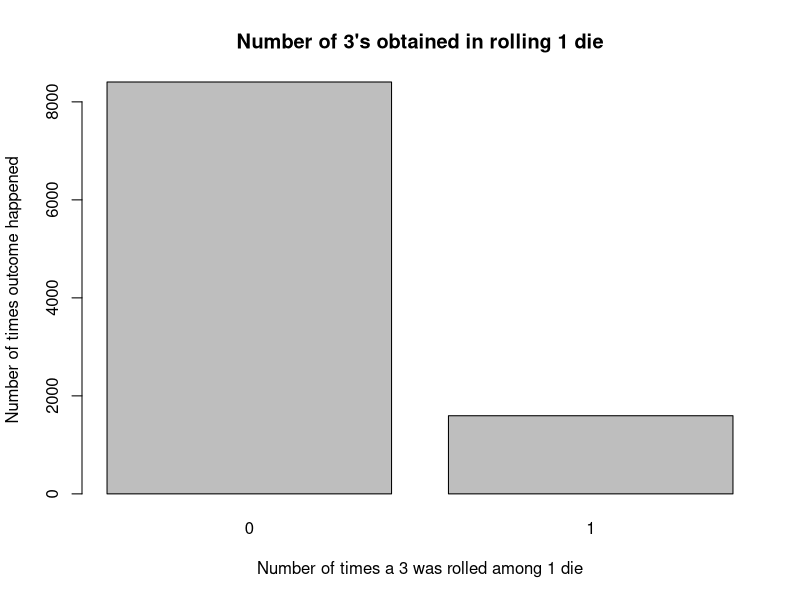
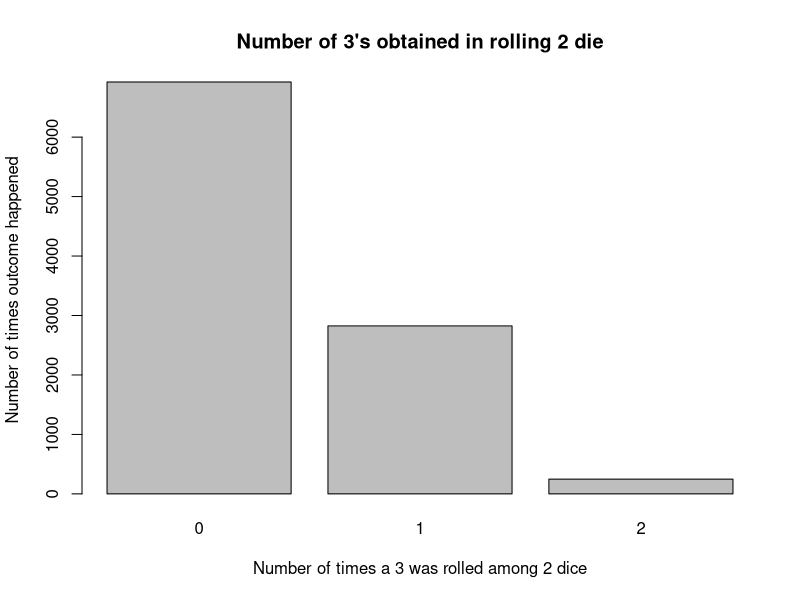
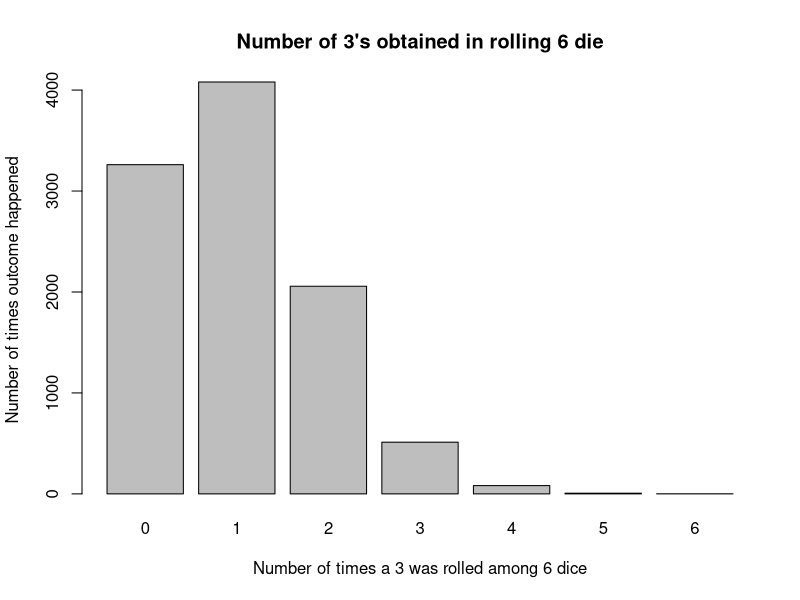
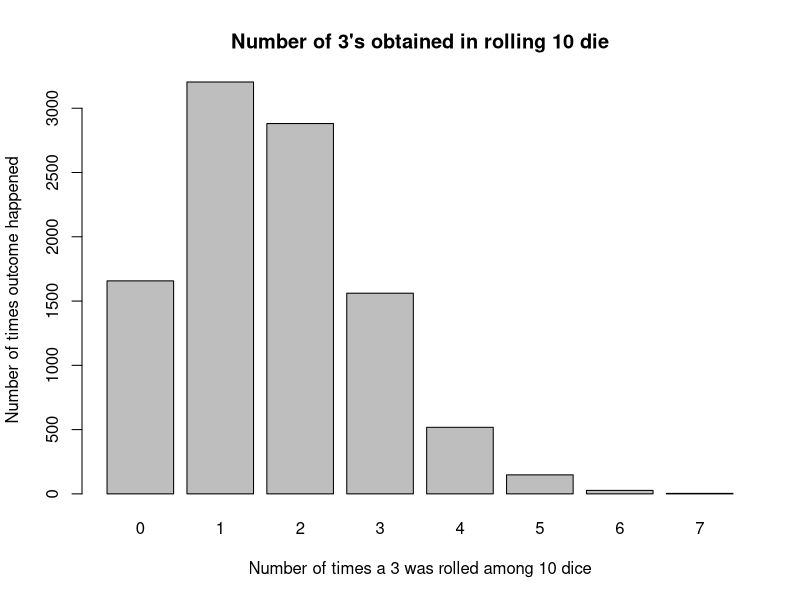
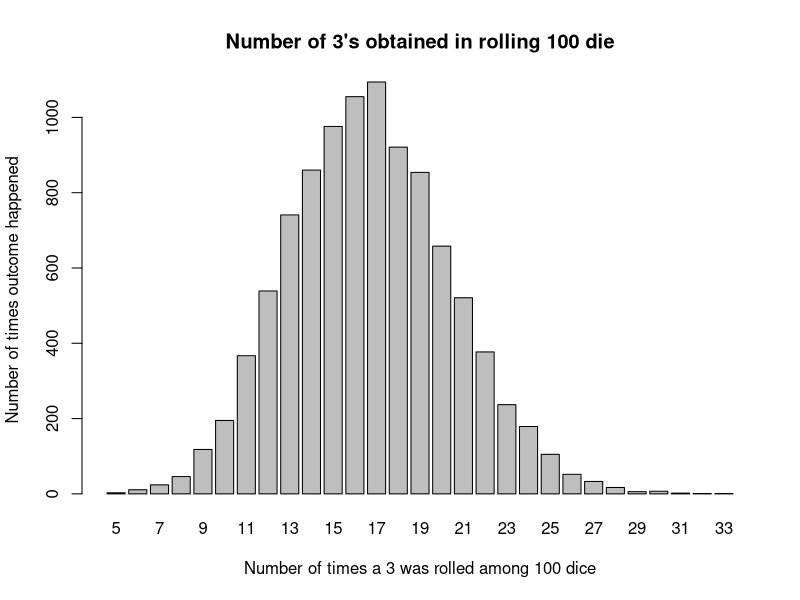

Source code (R) for these figures, in order:
# Description: This R script is a simple application which aims to demonstrate the law of large numbers with 
# the assumption that the sample API is inherintly random. 
# 
# Designer and Developer: Justin Cervantes
#
# Date: January 28, 2020

# RollSomeDice
# Description: Rolls m dice at a time, checks how many 3s came up, and adds that amount to a list
# called DiceRollTests. As n increases, we observe a shift from right skew to zero skewness.
# 
# n is the number of times the test is run
# m is the number of dice in each test
RollSomeDice=function(n,m)
{
  DiceRollTests<-c(1:n)
  for(i in 1:n)
  {
    # roll the dice m times (m rolls per test)
    # store the results in CurentTest, add it to a master list of tests
    CurrentTest = sample(1:6, m, repl=TRUE)
    DiceRollTests[i] = sum(CurrentTest == 3)
  }
  
  DiceRollTestsTable = table(DiceRollTests)
  # Use barplot if running this in RStudio
  # barplot(DiceRollTestsTable, xlab=paste("Number of times a 3 was rolled among", m, "die"), ylab="Number of times outcome happened", main=paste("Number of 3's obtained in rolling", m, "dice" ))
  return(DiceRollTestsTable)
}

print(paste("Your files are being saved to:", getwd()))

png("onedie.png", 550, 300)
barplot(RollSomeDice(10000, 1), xlab="Number of times a 3 was rolled among 1 die", ylab="Number of times outcome happened", main="Number of 3's obtained in rolling 1 die" )
dev.off()

png("twodice.png", 550, 300)
barplot(RollSomeDice(10000, 2), xlab="Number of times a 3 was rolled among 2 dice", ylab="Number of times outcome happened", main="Number of 3's obtained in rolling 2 die" )
dev.off()

png("sixdice.png", 550, 300)
barplot(RollSomeDice(10000, 6), xlab="Number of times a 3 was rolled among 6 dice", ylab="Number of times outcome happened", main="Number of 3's obtained in rolling 6 die" )
dev.off()

png("tendice.png", 550, 300)
barplot(RollSomeDice(10000, 10), xlab="Number of times a 3 was rolled among 10 dice", ylab="Number of times outcome happened", main="Number of 3's obtained in rolling 10 die" )
dev.off()

png("onehundreddice.png", 550, 300)
barplot(RollSomeDice(10000, 100), xlab="Number of times a 3 was rolled among 100 dice", ylab="Number of times outcome happened", main="Number of 3's obtained in rolling 100 die" )
dev.off()